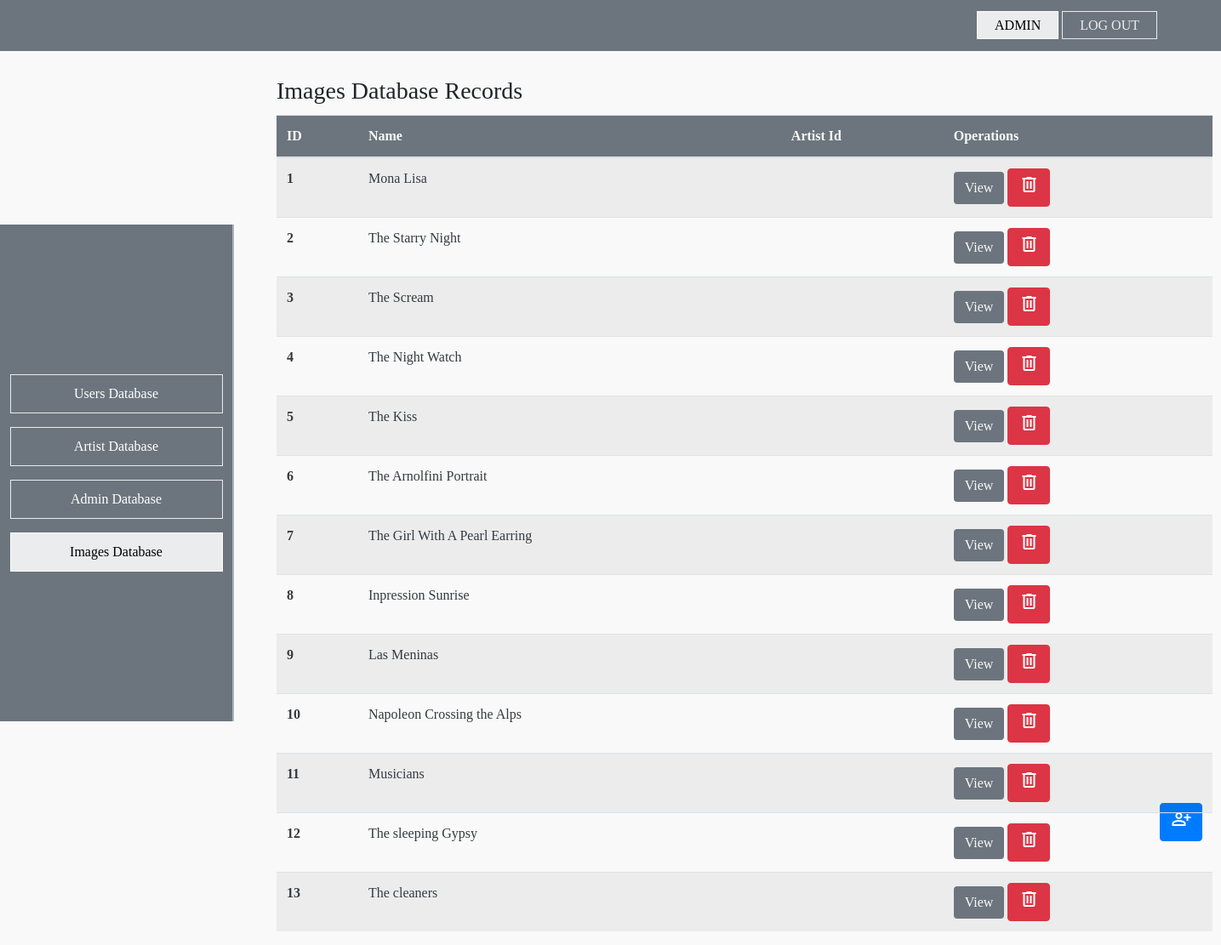
Screenshot of /adm_Image_data.php (signed in) with the database file from the repository.
### tables this page shows
CREATE TABLE `images` (
  `id` int(11) NOT NULL,
  `imgname` varchar(50) NOT NULL,
  `url` varchar(250) NOT NULL,
  `uploaded_at` timestamp NOT NULL DEFAULT current_timestamp()
);

### adm_Image_data.php (the view, shortened to what this page needs)
<?php
require_once "config.php";
?>
<!doctype html>
<html lang="en">
<head>
    <link rel="stylesheet" href="./CSS/style.css">
    <link rel="stylesheet" href="https://stackpath.bootstrapcdn.com/bootstrap/4.3.1/css/bootstrap.min.css"
>
</head>
<body style="background: #f9f9f9">
    <header class="all_header admin_header">
        <nav class="nav bg-secondary"
            style="position: absolute; top: 0px; width:100vw; height: 60px; justify-content: center;">
            <div class="wel_main">
                <ul class="all_ul">
                    <li class="active"><a href="#">ADMIN</a></li>
                    <li><a href="./logout.php">LOG OUT</a></li>
                </ul>
            </div>
        </nav>
        <div class="adm_slide bg-secondary">
            <a href="./admin_welcome.php"><button class="wel_btn adm_btn" id="adm_Us_Da">Users Database</button></a>
            <a href="adm_artist_data.php"><button class="wel_btn adm_btn" id="adm_art_da">Artist Database</button></a>
            <a href="admin_admin_data.php"><button class="wel_btn adm_btn " id="adm_adm_da ">Admin Database</button></a>
            <a href="#"><button class="wel_btn adm_btn adm_active" id="adm_img_da">Images Database</button> </a>
        </div>
        <div class="Welcome_text">
            <h3>Images Database Records</h3>
        </div>
        <a href="add_image.php"><button type="button" class="btn btn-primary"
                style="position: fixed; top: 85%; right: 1.5%;">
                <span class="material-symbols-outlined">
                </span>
            </button>
        </a>
        <div class="adm_table_cont">
            <table class="table text-dark table-striped">
                <thead class="bg-secondary text-light">
                    <tr>
                        <th scope="col">ID</th>
                        <th scope="col">Name</th>
                        <th scope="col">Artist Id</th>
                        <th scope="col">Operations</th>
                    </tr>
                </thead>
                <tbody>
                    <?php
                    $sql = "SELECT * FROM images";
                    $result = mysqli_query($conn, $sql);
                    if (mysqli_num_rows($result)) {
                        while ($row = mysqli_fetch_assoc($result)) {
                            $id = $row['id'];
                            $imgname = $row['imgname'];
                            $url = $row['url'];
                            $artistID = $row['artistID'];
                            echo '<tr>
                            <th scope="row">' . $id . "</th>
                            <td>" . $imgname . "</td>
                            <td>" . $artistID . '</td>
                            <td><a href="' . $url . '" target="_blank"><button class="btn bg-secondary text-light" id="" style="width: auto;">View</button></a>
                                <button type="button" class="btn btn-danger" data-bs-toggle="modal" data-bs-target="#exampleModal' . $id . '"><span class="material-symbols-outlined">
                                delete
                                </span></button>
                                <div class="modal fade" id="exampleModal' . $id . '" tabindex="-1" aria-labelledby="exampleModalLabel"
                                    aria-hidden="true">
                                    <div class="modal-dialog">
                                        <div class="modal-content">
                                            <div class="modal-header">
                                                <h5 class="modal-title" id="exampleModalLabel">Are you want to delete it permanent!</h5>
                                            </div>
                                            <div class="modal-footer">
                                                <button type="button" class="btn btn-secondary"
                                                    data-bs-dismiss="modal">Cancel</button>
                                                    <a href="delete.php?deleteImgID=' . $id . '">
                                                    <button type="button" class="btn btn-danger">Delete</button>
                                                    </a>
                                            </div>
                                        </div>
                                    </div>
                                </div>
                                </td>
                        </tr>';
                        }
                    }
                    ?>
                </tbody>
            </table>
        </div>
    </header>
</body>
</html>

### CSS/style.css (style rules this page uses)
* { margin: 0; padding: 0; font-family: Century Gothic; }
body { background-repeat: repeat-y; overflow-x: hidden; background: #F9F9F9; }
.all_header { background-color: #f9f9f9; min-height: 100vh; height: 100em; background-size: cover; background-position: center; }
.all_ul { position: absolute; right: 75px; list-style-type: none; top: 18px; }
.nav { width: 100vw; }
.all_ul li { display: inline-block; }
.all_ul li a { border: 1px solid transparent; border: 1px solid #ffffffdc; padding: 7px 20px; color: #ffffffdc; text-decoration: none; background: none; }
.all_ul li.active a { background-color: #ffffffdc; color: #000; }
.wel_main { max-width: 1300px; margin: auto; }
.wel_btn { border: 1px solid #ffffffdc; padding: 10px 30px; color: #fff; text-decoration: none; background: none; }
.admin_header { background: #F9F9F9; background-repeat: repeat-y; min-height: 100vh; height: 100%; }
.adm_slide { display: flex; position: fixed; height: 73vh; transform: translate(0%, -50%); left: 0%; top: 50%; width: 275px; background-color: #333; flex-direction: column; justify-content: center; align-items: center; border-right: 2px solid #ffffff70; }
.adm_btn { margin-top: 8px; margin-bottom: 8px; width: 250px; }
.adm_table_cont { position: absolute; top: 135px; left: 325px; width: 1100px; color: #fff; }
.adm_active { background-color: #ffffffdc; color: black; }
.Welcome_text { position: absolute; left: 325px; top: 90px;; }

### rows the page displays
images: id "1", imgname "Mona Lisa"
images: id "2", imgname "The Starry Night"
images: id "3", imgname "The Scream"
images: id "4", imgname "The Night Watch"
images: id "5", imgname "The Kiss"
images: id "6", imgname "The Arnolfini Portrait"
images: id "7", imgname "The Girl With A Pearl Earring"
images: id "8", imgname "Inpression Sunrise"
images: id "9", imgname "Las Meninas"
images: id "10", imgname "Napoleon Crossing the Alps"
images: id "11", imgname "Musicians"
images: id "12", imgname "The sleeping Gypsy"
images: id "13", imgname "The cleaners"
